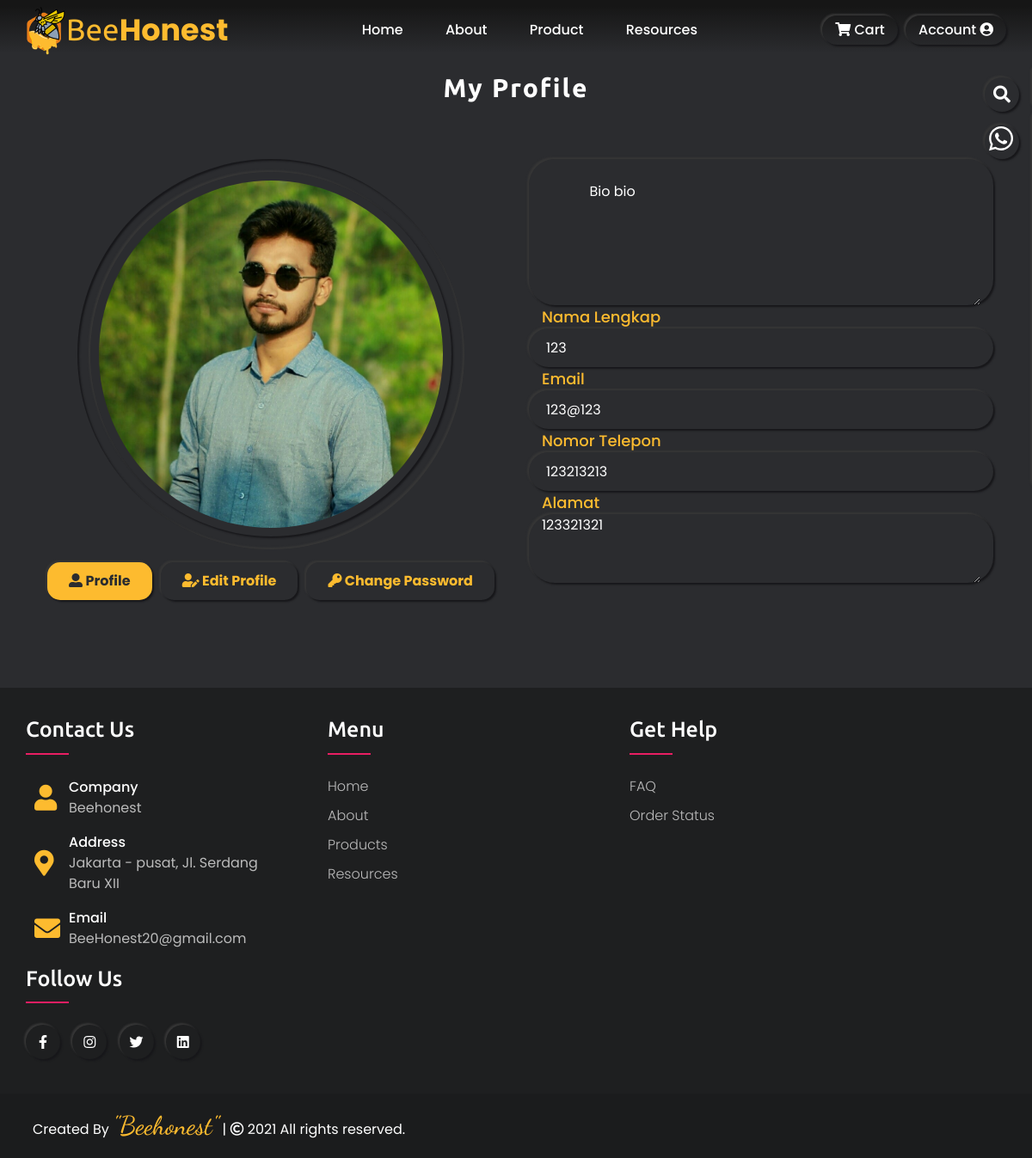
/profile.php (signed in), run on the app's committed database.
### tables this page shows
CREATE TABLE `pelanggan` (
  `id_pelanggan` int(11) NOT NULL,
  `email_pelanggan` varchar(100) NOT NULL,
  `password_pelanggan` varchar(50) NOT NULL,
  `nama_pelanggan` varchar(100) NOT NULL,
  `telepon_pelanggan` varchar(100) NOT NULL,
  `alamat_pelanggan` text NOT NULL,
  `bio` text NOT NULL,
  `gambar_profile` varchar(255) NOT NULL,
  `date` timestamp NOT NULL DEFAULT current_timestamp()
);

CREATE TABLE `alamat` (
  `idAlamat` int(11) NOT NULL,
  `ig` text NOT NULL,
  `twitter` text NOT NULL,
  `fb` text NOT NULL,
  `linkedin` text NOT NULL,
  `namaPerusahaan` text NOT NULL,
  `alamatPerusahaan` text NOT NULL,
  `email` text NOT NULL,
  `no_telpPerusahaan` varchar(15) NOT NULL
);

### profile.php (the view, shortened to what this page needs)
<!DOCTYPE html>
<html lang="zxx">
<head>
	<?php include 'templates/head.php'; ?>
</head>
<body>
	<?php require_once('20=gili=trawangan/Api/koneksi.php'); ?>
	<?php include 'templates/topbar.php'; ?>
    <section class="profile-section section active" id="home">
    <div class="mySlides fade">
      <div class="container">
        <div class="row ">
        <div class="section-title justify-content-center">
          <h2>My Profile</h2>
        </div>
        <div class="profile-img">
            <div class="img-box inner-shadow">
			<?php
            $nama_pelanggan = $_SESSION['nama_pelanggan'];
            $query = mysqli_query($conn,"SELECT * FROM pelanggan WHERE nama_pelanggan = '$nama_pelanggan' ");
            while ($info_pelanggan=mysqli_fetch_array($query)) {
            ?>
              <img src="<?php
if (!$info_pelanggan['gambar_profile']){
	echo(" assets/img/admin.png");
}else
		echo $info_pelanggan['gambar_profile']; ?>" class="outer-shadow"
                alt="Youtube-Video">
            </div>
            <div class="row button-setting-acount">
              <div class="button-item ">
              <a  class="btn-1 active outer-shadow "><i class="fas fa-user-alt"></i> Profile</a>
              </div>
              <div class="button-item ">
              <a href="editprofile" class="btn-1 outer-shadow hover-in-shadow"><i class="fas fa-user-edit"></i> Edit Profile</a>
              </div>
              <div class="button-item ">
              <a href="changepassword" class="btn-1 outer-shadow hover-in-shadow"><i class="fas fa-key"></i> Change Password</a>
              </div>
              </div>
          </div>
          <div class="profile-text">
              <div class="input-group-textarea outer-shadow ">
             <textarea class="input-control-bio" readonly type="text" name="alamat_pengiriman" class="form-control">
             <?php
                if (!$info_pelanggan['bio']){
                    echo("Masukan Bio Data Anda di menu edit profile");
                }else
                         echo $info_pelanggan['bio']; ?></textarea>
              </div>
             <label for="" style="margin-left:15px">Nama Lengkap</label>
             <div class="input-group outer-shadow ">
             <input class="input-control" type="text" readonly value="<?php echo $info_pelanggan['nama_pelanggan']; ?>" class="form-control">
              </div>
              <label for="" style="margin-left:15px">Email</label>
              <div class="input-group outer-shadow ">
                <input class="input-control" type="text" readonly value="<?php echo $info_pelanggan['email_pelanggan']; ?>" class="form-control">
              </div>
              <label for="" style="margin-left:15px">Nomor Telepon</label>
              <div class="input-group outer-shadow ">
                <input class="input-control" type="text" readonly value="<?php echo $info_pelanggan['telepon_pelanggan']; ?>" class="form-control">
              </div>
              <label for="" style="margin-left:15px">Alamat</label>
              <div class="input-group-textarea outer-shadow ">
             <textarea class="input-control-alamat" readonly type="text" name="alamat_pengiriman" class="form-control"><?php echo $info_pelanggan['alamat_pelanggan']; ?></textarea>
              </div>
          </div>
          <?php
            }
            ?>
        </div>
      </div>
    </div>
  </section>
	<section class="footer-section section" id="footer">
		<div class="container">
			<div class="row">
				<div class="footer-col">
					<h4>Contact Us</h4>
					<div class="contact">
						<?php
              $alamat=mysqli_fetch_array(mysqli_query($conn,"SELECT * from alamat "));
            ?>
						<div class="icons">
							<div class="row">
								<i class="fas fa-user"></i>
								<div class="info">
									<div class="head">Company</div>
									<div class="sub-title"><?php echo $alamat['namaPerusahaan'] ?></div>
								</div>
							</div>
							<div class="row">
								<i class="fas fa-map-marker-alt"></i>
								<div class="info">
									<div class="head">Address</div>
									<div class="sub-title"><?php echo $alamat['alamatPerusahaan'] ?></div>
								</div>
							</div>
							<div class="row">
								<i class="fas fa-envelope"></i>
								<div class="info">
									<div class="head">Email</div>
									<div class="sub-title"><?php echo $alamat['email'] ?></div>
								</div>
							</div>
						</div>
					</div>
				</div>
				<div class="footer-col">
					<h4>Menu</h4>
					<ul>
						<li><a href="home#home">Home</a></li>
						<li><a href="home#about">About</a></li>
						<li><a href="home#products">Products</a></li>
						<li><a href="blog">Resources</a></li>
					</ul>
				</div>
				<div class="footer-col">
					<h4>get help</h4>
					<ul>
						<li><a href="faqs">FAQ</a></li>
						<li><a href="riwayat">order status</a></li>
					</ul>
				</div>
				<div class="footer-col">
					<h4>Follow us</h4>
					<div class="social-links">
						<a href="<?php echo $alamat['fb'];?>" class="facebook outer-shadow hover-in-shadow">
							<i class="fab fa-facebook-f"></i></a>
						<a href="<?php echo $alamat['ig'];?>" class="instagram outer-shadow hover-in-shadow">
							<i class="fab fa-instagram instagram"></i><span></span></a>
						<a href="<?php echo $alamat['twitter'];?>" class="twitter outer-shadow hover-in-shadow">
							<i class="fab fa-twitter"></i></a>
						<a href="<?php echo $alamat['linkedin'];?>" class="linkedin outer-shadow hover-in-shadow">
							<i class="fab fa-linkedin"></i></a>
					</div>
				</div>
			</div>
		</div>
	</section>
	<div class="style-switcher outer-shadow">
		<div class="style-chat s-icon outer-shadow hover-in-shadow">
			<?php
                                  $jam = date('H:i');
                                  if ($jam > '05:30' && $jam < '10:00') {
                                      $salam = 'Pagi';
                                  } elseif ($jam >= '10:00' && $jam < '15:00') {
                                      $salam = 'Siang';
                                  } elseif ($jam < '18:00') {
                                      $salam = 'Sore';
                                  } else {
                                      $salam = 'Malam';
                                  }
                                  ?>
			<a href="https://api.whatsapp.com/send?phone=<?php echo $alamat['no_telpPerusahaan'];?><?php echo "&text=Halo....+Selamat+$salam,+Beehonest+👋+&app_absent=0"?>"
				alt="Hubungin Kami" target="_blank"><img src="assets/img/svg/whatsapp.svg"></a>
		</div>
	</div>
	<div class="style-switcher2 outer-shadow">
		<div class="style-search s-icon outer-shadow hover-in-shadow">
			<i class="fas fa-search"></i>
		</div>
	</div>
	<footer>
		<span>Created By <a href="#">"<?php echo $alamat['namaPerusahaan'] ?>"</a> | <span
				class="far fa-copyright"></span>
			2021 All rights
			reserved.</span>
	</footer>
</body>
</html>

### assets/css/skins/color-1.css (style rules this page uses)
:root { --skin-color:#FDBB2F; }

### assets/css/style-switch2.css (style rules this page uses)
.style-switcher { position: fixed; right: 0; top: 130px; padding: 15px; width: 300px; height: 440px; border-radius: 10px 5px 5px 10px; transition: all 0.3s ease; transform:translateX(100%); background: gray; z-index: 888; }
.style-switcher .s-icon { background: #2b2c2f; position: absolute; height: 40px; width: 40px; text-align: center; font-size: 20px; color: var(--text-black-900); right: 100%; margin-right: 15px; cursor: pointer; transition: all 0.3s ease; border-radius: 50%; }
.style-switcher .s-icon img { height: 30px; width: 30px; color: #fff; top: 0; }
.style-switcher .s-icon:after { border-radius: 50%; }
.style-switcher2 { position: fixed; right: 0; top: 80px; padding: 10px; width: 300px; height: 45px; z-index: 101; border-radius: 5px; transition: all 0.3s ease; transform:translateX(100%); align-items: center; justify-content: center; background: gray; }
.style-switcher2 .s-icon { background: #2b2c2f; position: absolute; height: 40px; width: 40px; text-align: center; font-size: 20px; color: var(--text-black-900); right: 100%; margin-right: 15px; cursor: pointer; transition: all 0.3s ease; border-radius: 50%; }
.style-switcher2 .s-icon i { line-height: 40px; }
.style-switcher2 .s-icon:after { border-radius: 50%; }
.style-switcher2 .style-search { top: 0x; }

### data on the page
pelanggan: gambar_profile (picture), alamat_pengiriman "Bio bio", nama_pelanggan "123", email_pelanggan "123@123", telepon_pelanggan "123213213", alamat_pengiriman "123321321"
alamat: namaPerusahaan "Beehonest", alamatPerusahaan "Jakarta - pusat, Jl. Serdang Baru XII", email "BeeHonest20@gmail.com"
